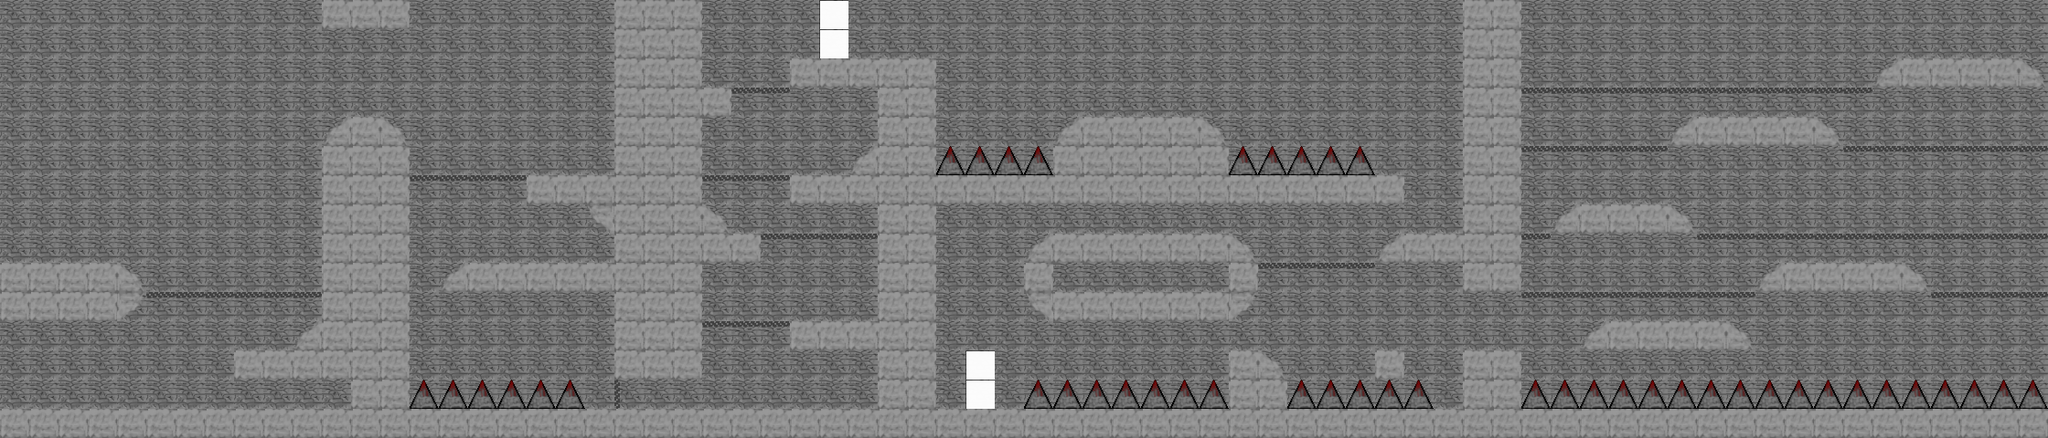

The image is a tile-based game level rendered from a .tmx file. Its description and source (layers, tilesets, objects; grid data summarised) follow:
An orthogonal 70x15 tile map with 32x32 px tiles, 2 tile layers (Background, Platform), 3 tilesets.

<map version="1.0" orientation="orthogonal" renderorder="right-down" width="70" height="15" tilewidth="32" tileheight="32" nextobjectid="52">
 <tileset firstgid="1" source="Level.tsx" />
 <tileset firstgid="65" source="Platforms.tsx" />
 <tileset firstgid="129" name="Platforms2" tilewidth="32" tileheight="32" tilecount="64" columns="8">
  <image source="Platforms.png" width="256" height="256" />
  <tile id="0">
   <properties>
    <property name="isSolid" value="true" />
   </properties>
  </tile>
  <tile id="1">
   <properties>
    <property name="isSolid" value="true" />
   </properties>
  </tile>
  <tile id="2">
   <properties>
    <property name="isSolid" value="true" />
   </properties>
  </tile>
  <tile id="3">
   <properties>
    <property name="isSolid" value="true" />
   </properties>
  </tile>
  <tile id="4">
   <properties>
    <property name="isSolid" value="true" />
   </properties>
  </tile>
  <tile id="8">
   <properties>
    <property name="collidesWith" value="bird" />
    <property name="isSolid" value="false" />
   </properties>
  </tile>
  <tile id="9">
   <properties>
    <property name="collidesWith" value="bird" />
    <property name="isSolid" value="false" />
   </properties>
  </tile>
  <tile id="10">
   <properties>
    <property name="collidesWith" value="bird" />
    <property name="isSolid" value="false" />
   </properties>
  </tile>
  <tile id="11">
   <properties>
    <property name="isSolid" value="true" />
   </properties>
  </tile>
  <tile id="12">
   <properties>
    <property name="isSolid" value="true" />
   </properties>
  </tile>
  <tile id="16">
   <properties>
    <property name="harmful" value="all" />
    <property name="isSolid" value="true" />
   </properties>
  </tile>
  <tile id="17">
   <properties>
    <property name="isSolid" value="false" />
    <property name="isWarp" value="true" />
   </properties>
  </tile>
  <tile id="18">
   <properties>
    <property name="isSolid" value="true" />
   </properties>
  </tile>
  <tile id="19">
   <properties>
    <property name="isSolid" value="true" />
   </properties>
  </tile>
  <tile id="20">
   <properties>
    <property name="isSolid" value="true" />
   </properties>
  </tile>
  <tile id="24">
   <properties>
    <property name="harmful" value="all" />
    <property name="isSolid" value="true" />
   </properties>
  </tile>
  <tile id="25">
   <properties>
    <property name="isSolid" value="false" />
    <property name="isWarp" value="true" />
   </properties>
  </tile>
  <tile id="26">
   <properties>
    <property name="isSolid" value="true" />
   </properties>
  </tile>
  <tile id="27">
   <properties>
    <property name="isSolid" value="true" />
   </properties>
  </tile>
  <tile id="28">
   <properties>
    <property name="isSolid" value="true" />
   </properties>
  </tile>
  <tile id="32">
   <properties>
    <property name="collidesWith" value="human" />
    <property name="isSolid" value="false" />
   </properties>
  </tile>
  <tile id="33">
   <properties>
    <property name="isDoor" value="true" />
    <property name="isSolid" value="true" />
   </properties>
  </tile>
 </tileset>
 <layer name="Background" width="70" height="15">
  <data>[1050 cells, 1050 non-empty, 1 distinct tile ids]</data>
 </layer>
 <layer name="Platform" width="70" height="15" opacity="0.98">
  <data>[1050 cells, 435 non-empty, 18 distinct tile ids]</data>
 </layer>
</map>